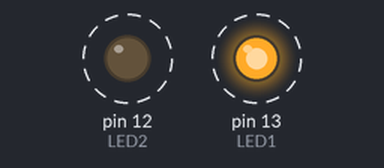
This sketch was run on a simulated Arduino Uno, built with avr-gcc and run on an emulated ATmega328P. Parts: output pins drawn as LEDs (lit = HIGH). Dashed ring = blinking.

Above: at 0.5 s.
Timing chart, 0 to 3.5 s (numbered marks = the images above):
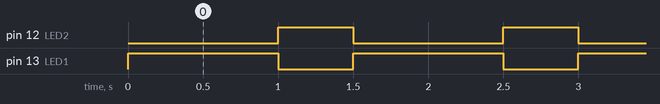

The sketch:

sketch_led.ino
```cpp
// Example 01 : Blinking LED

const int LED1 = 13;  // LED connected to digital pin 13
const int LED2 = 12;  // LED connected to digital pin 12

void setup()
{
  pinMode(LED1, OUTPUT); //sets thebdigital
  pinMode(LED2, OUTPUT); //sets thebdigital
  //pin as output
}

void loop()
{
  digitalWrite(LED1, HIGH); // turns the LED on
  digitalWrite(LED2, LOW); // turns the LED on
  delay(1000);             // waits for a second
  digitalWrite(LED1, LOW);  // turns the LED off
  digitalWrite(LED2, HIGH);  // turns the LED off
  delay(500);             // waits for a second
}
```

Measured:
- by itself, pin 12 (LED2): alternates HIGH for 0.50 s and LOW for 1.0 s
- by itself, pin 13 (LED1): alternates HIGH for 1.0 s and LOW for 0.50 s
